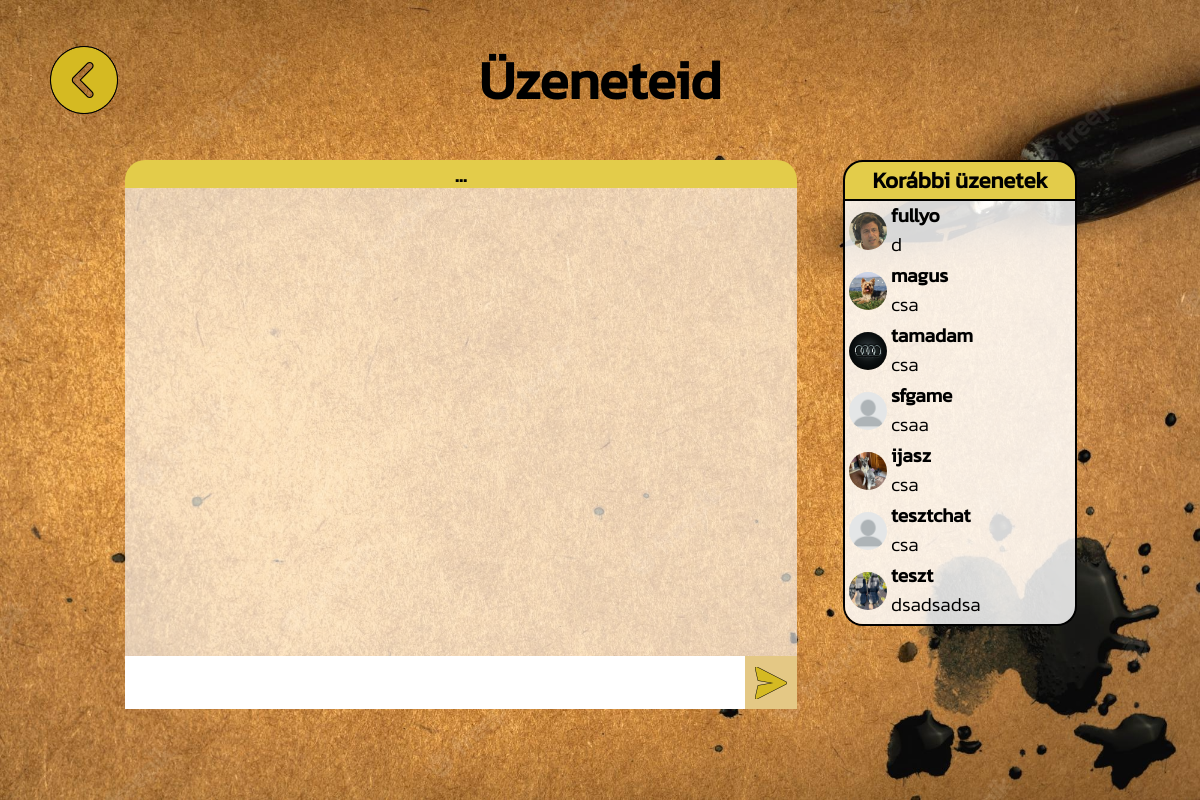
Page /uzenetek/ (signed in) on the committed database.
### private_chat/models.py (models this page shows)
class PrivateChatRoomMessage(models.Model):
	user 			= models.ForeignKey(settings.AUTH_USER_MODEL, on_delete=models.CASCADE)
	room 			= models.ForeignKey(PrivateChatRoom, on_delete=models.CASCADE)
	sending_time	= models.DateTimeField(auto_now_add=True)
	content 		= models.TextField(unique=False, blank=False)
	objects = PrivateChatRoomMessageManager()
	def __str__(self):
		return self.content
	def get_sending_time(self):
		return self.sending_time

### account/models.py (models this page shows, shortened)
class Account(AbstractBaseUser):
	username		= models.CharField(verbose_name = 'username', max_length = 20, unique = True)
	email 			= models.EmailField(verbose_name = 'email', max_length = 128, unique = True)
	date_joined		= models.DateTimeField(verbose_name = 'date joined', auto_now_add = True)
	last_login		= models.DateTimeField(verbose_name = 'last login', auto_now = True)
	description 	= models.TextField(verbose_name='description', max_length=200, null=True, blank=True)
	is_admin		= models.BooleanField(default=False)
	is_superuser	= models.BooleanField(default=False)
	is_staff		= models.BooleanField(default=False)
	is_active		= models.BooleanField(default=True) # - lehet false pl email-es aktivalas
	profile_image	= models.ImageField(null=True, blank=True, upload_to=profile_image_path)
	objects = CustomAccountManager()
	USERNAME_FIELD 	= 'username'
	REQUIRED_FIELDS	= ['email']

### private_chat/views.py (the view, shortened to what this page needs)
# urls.py: path('', private_chat_page_view, name='private_chat_room'),
@login_required(login_url='login')
def private_chat_page_view(request, *args, **kwargs):
	user = request.user
	room_id = request.GET.get('szoba_id')
	context = {}
	rooms_parameter_user1 = PrivateChatRoom.objects.filter(user1=user)
	rooms_parameter_user2 = PrivateChatRoom.objects.filter(user2=user)
	rooms = list(chain(rooms_parameter_user1, rooms_parameter_user2)) # mergeli és eltávolítja a duplikált elemeket
	messages_and_users = []
	users = []
	for room in rooms:
		if room.user1 == user:
			other_user = room.user2
		else:
			other_user = room.user1
		try:
			profile_image = other_user.profile_image.url
		except Exception as e:
			profile_image = STATIC_IMAGE_PATH_IF_DEFAULT_PIC_SET
		try:
			recent_message = PrivateChatRoomMessage.objects.filter(room=room).order_by('-sending_time')[0]
		except:
			recent_message = (f'{room.user1} létrehozta a szobát')
		"""
		strhez a sending timeot is hozza kell adni
		print('heh')
		recent_message_list = str(recent_message).split()
		recent_message = recent_message_list[0] # csak a message
		date_string = recent_message_list[1] + " " + recent_message_list[2] # a dátum
		print(date_string)
		print('heh vege')
		#print(PrivateChatRoomMessage.objects.filter(room=room).order_by('-sending_time')[0])
		"""
		try:
			recent_message_sending_time = PrivateChatRoomMessage.objects.filter(room=room).order_by('-sending_time')[0].get_sending_time() # megkaptuk a legutolso uzenet kuldesi datumat
		except:
			recent_message_sending_time = DEFAULT_SENDING_TIME
		has_new_messages = False
		try:
			unread_messages_count = UnreadPrivateChatRoomMessages.objects.get(room=room, user=user).unread_messages_count
			if unread_messages_count > 0:
				has_new_messages = True
			else:
				has_new_messages = False
		except:
			pass
		messages_and_users.append({
				'message': recent_message,
				'recent_message_sending_time': recent_message_sending_time,
				'other_user': other_user,
				'profile_image': profile_image,
				'has_new_messages': has_new_messages,
			})
	messages_and_users = sorted(messages_and_users, key=lambda x: x['recent_message_sending_time'], reverse=True)
	try:
		account = Account.objects.get(id=request.user.id)
	except:
		account = None
		pass
	context['debug_mode'] = settings.DEBUG
	context['messages_and_users'] = messages_and_users
	context['account'] = account
	context['len_messages_and_users'] = len(messages_and_users)
	return render(request, 'private_chat/private_chat_room.html', context)

### private_chat/templates/private_chat/private_chat_room.html (shortened to what this page needs)
{% extends 'base_new.html' %}
{% load static %}
{% block content %}
<div id="private-chat-page">
	<div id="private-chat-title">
		<div id="private-chat-title-left">
			<div id="main-page-button">
				<img src="{% static 'images/previous-button.png' %}" alt="Vissza" class="go-to-main-page" onmouseover="changeColor(this)" onmouseout="resetColor(this)">
			</div>
		</div>
		<div id="private-chat-title-center">
			<div>
				<h1 id="private-chat-title-text-h1">Üzeneteid</h1>
			</div>
		</div>
	</div>
	<div id="private-chat-page-chat-container">
		<div id="private-chat-main-container">
			<div id="private-chat-page-messages">
					<div id="private-chat-room-title-container">
						<div id="private-chat-room-title">
							<h3 id="private-chat-other-user-name">...</h3>
						</div>
					</div>
					<div id="private-chat-container">
						<div class="chat-messages" id="chat_messages_id">
						</div>
						<div class="send-new-message-container">
							<textarea class="send-new-message-textarea" id="send-new-message-textarea-id"></textarea>
							<div id="send-new-message-button">
								<img src="{% static 'images/send-message-icon.png' %}" alt="küldés">
							</div>
						</div>
						<div id="error-message-div">
						</div>
					</div>
			</div>
			<div id="private-chat-page-nav">
				<div id="private-chat-page-recent-users">
						<div id="recent-users-title">
							<h3>Korábbi üzenetek</h3>
						</div>
						<div id="recent-users-list">
							{% for message_and_user in messages_and_users %}
								{% if message_and_user.has_new_messages %}
									<div class="earlier-message" onclick="selectUserChatRoom('{{message_and_user.other_user.id}}')" style="background-color: #afafaf; font-family: 'Kanit-Bold'; color: #1743ff" onmouseover="changeBackgroundPrivateMessage(this, true)" onmouseout="resetBackgroundPrivateMessage(this, true)">
										<div class="earlier-message-profile-image">
											<img class="profile-image" src="{{message_and_user.profile_image}}" >
										</div>
										<div class="earlier-message-body">
											<div class="earlier-message-body-username">
												<span class="username-recent-message">{{message_and_user.other_user.username}} </span>
											</div>
											<div class="earlier-message-body-message">
												<span>{{message_and_user.message|truncatechars:25}}</span>
											</div>
										</div>
									</div>
								{% else %}
									<div class="earlier-message" onclick="selectUserChatRoom('{{message_and_user.other_user.id}}')" style="background-color: rgba(255, 255, 255, 0.6);" onmouseover="changeBackgroundPrivateMessage(this, false)" onmouseout="resetBackgroundPrivateMessage(this, false)">
										<div class="earlier-message-profile-image">
											<img class="profile-image" src="{{message_and_user.profile_image}}" >
										</div>
										<div class="earlier-message-body">
											<div class="earlier-message-body-username">
												<span id="username-recent-message">{{message_and_user.other_user.username}}</span>
											</div>
											<div class="earlier-message-body-message">
												<span>{{message_and_user.message|truncatechars:25}}</span>
											</div>
										</div>
									</div>
								{% endif %}
							{% endfor %}
						</div>
				</div>
			</div>
		</div>
	</div>
	<div id="private-chat-footer">
	</div>
</div>
{% endblock content %}

### templates/base_new.html (style rules this page uses)
* { margin: 0; padding: 0; }

### rows in the picture
PrivateChatRoomMessage: shows a picture, other_user.username "fullyo", message "d"
PrivateChatRoomMessage: shows a picture, other_user.username "magus", message "csa"
PrivateChatRoomMessage: shows a picture, other_user.username "tamadam", message "csa"
PrivateChatRoomMessage: other_user.username "sfgame", message "csaa"
PrivateChatRoomMessage: shows a picture, other_user.username "ijasz", message "csa"
PrivateChatRoomMessage: other_user.username "tesztchat", message "csa"
PrivateChatRoomMessage: shows a picture, other_user.username "teszt", message "dsadsadsa"
